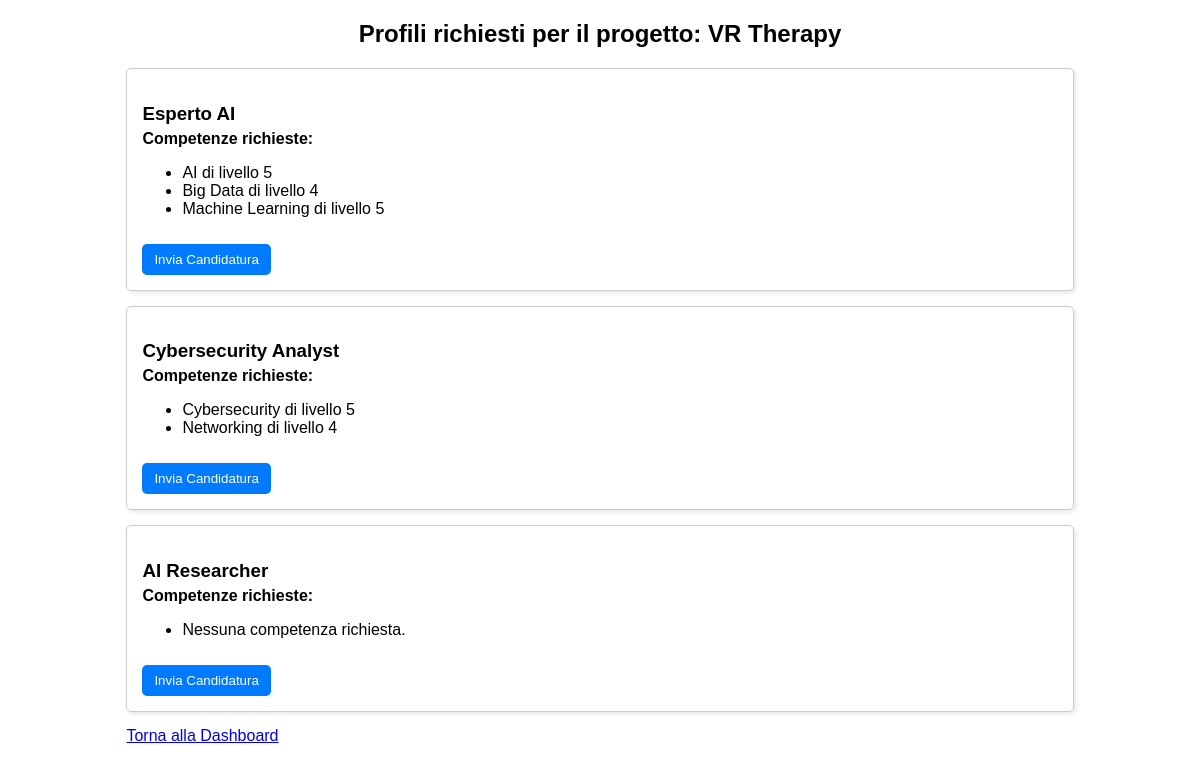
The app's page /php/visualizza_Profili.php?nome_progetto=VR+Therapy (signed in) with its own data.
### tables this page shows
CREATE TABLE Profilo (
    id INT AUTO_INCREMENT PRIMARY KEY,
    nome VARCHAR(50) NOT NULL
);

### php/visualizza_Profili.php (the view, shortened to what this page needs)
<?php
include 'config.php';
$conn = new mysqli($host, $username, $password, $dbname);
$nome_progetto = $_GET['nome_progetto'];
$stmt = $conn->prepare("
    SELECT
    P.id AS id_profilo,
    P.nome AS nome_profilo,
    GROUP_CONCAT(CONCAT(PK.nome_competenza, ' di livello ', PK.livello)
                 ORDER BY PK.nome_competenza ASC
                 SEPARATOR '; ') AS competenze
    FROM Profilo P
    JOIN Profilo_Software PS ON P.id = PS.id_profilo
    LEFT JOIN ProfiloSkill PK ON P.id = PK.id_profilo
    WHERE PS.nome_Software = ?
    GROUP BY P.id, P.nome;"
    );
$stmt->bind_param("s", $nome_progetto);
$stmt->execute();
$result = $stmt->get_result();
$profili = [];
while ($row = $result->fetch_assoc()) {
    $profili[] = $row;
}
?>
<!DOCTYPE html>
<html lang="it">
<head>
</head>
<body>
    <div class="container">
        <h2>Profili richiesti per il progetto: <?php echo htmlspecialchars($nome_progetto); ?></h2>
        <?php if (empty($profili)): ?>
            <p>Non ci sono profili associati a questo progetto.</p>
        <?php else: ?>
            <?php foreach ($profili as $profilo): ?>
                <div class="profile-card">
                    <h3><?php echo htmlspecialchars($profilo['nome_profilo']); ?></h3>
                    <p><strong>Competenze richieste:</strong></p>
                    <ul>
                    <?php
                        $competenze_raw = $profilo['competenze'] ?? '';
                        $competenze_array = array_filter(explode("; ", $competenze_raw));
                        if (empty($competenze_array)) {
                            echo "<li>Nessuna competenza richiesta.</li>";
                        } else {
                            foreach ($competenze_array as $competenza): ?>
                                <li><?php echo htmlspecialchars($competenza); ?></li>
                            <?php endforeach;
                        }
                    ?>
                    </ul>
                    <form action="invia_candidatura.php" method="POST">
                        <button type="submit">Invia Candidatura</button>
                    </form>
                </div>
            <?php endforeach; ?>
        <?php endif; ?>
        <a href="dashboard.php">Torna alla Dashboard</a>
    </div>
</body>
</html>

### php/visualizza_Profili.php (style rules this page uses)
body { font-family: Arial, sans-serif; }
.container { width: 80%; margin: auto; }
.profile-card { border: 1px solid #ccc; padding: 15px; margin-bottom: 15px; border-radius: 5px; box-shadow: 2px 2px 5px rgba(0, 0, 0, 0.1); }
h2 { text-align: center; }
.profile-card h3 { margin-bottom: 5px; }
.profile-card p { margin: 2px 0; }
.profile-card button { margin-top: 10px; padding: 8px 12px; border: none; background-color: #007BFF; color: white; cursor: pointer; border-radius: 5px; }

### records on screen
profilo: nome "Esperto AI", competenza "AI di livello 5", competenza "Big Data di livello 4", competenza "Machine Learning di livello 5"
profilo: nome "Cybersecurity Analyst", competenza "Cybersecurity di livello 5", competenza "Networking di livello 4"
profilo: nome "AI Researcher", shows "Nessuna competenza richiesta."

### other values on screen
$nome_progetto "VR Therapy"
